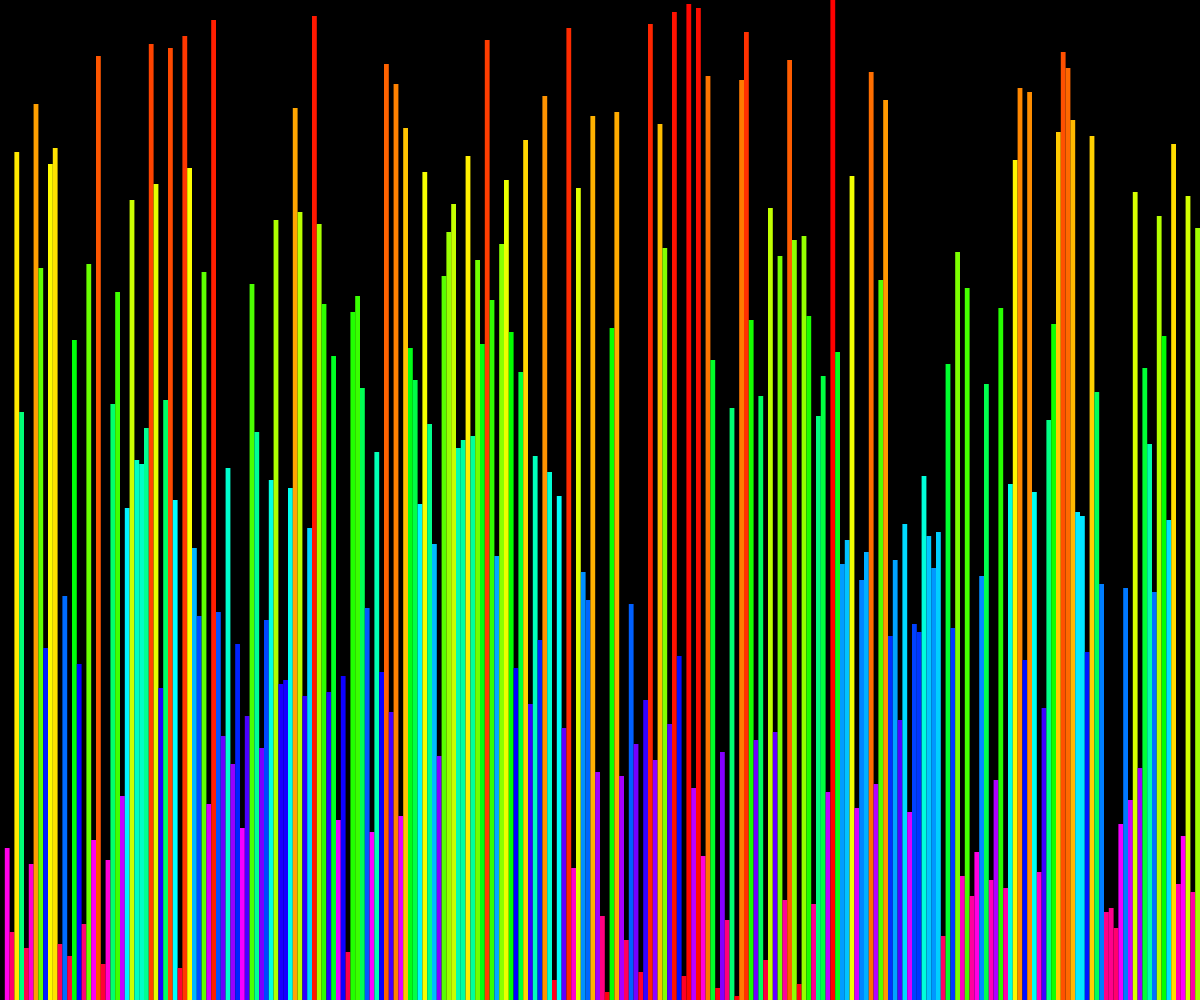
Frame 1 (no input)
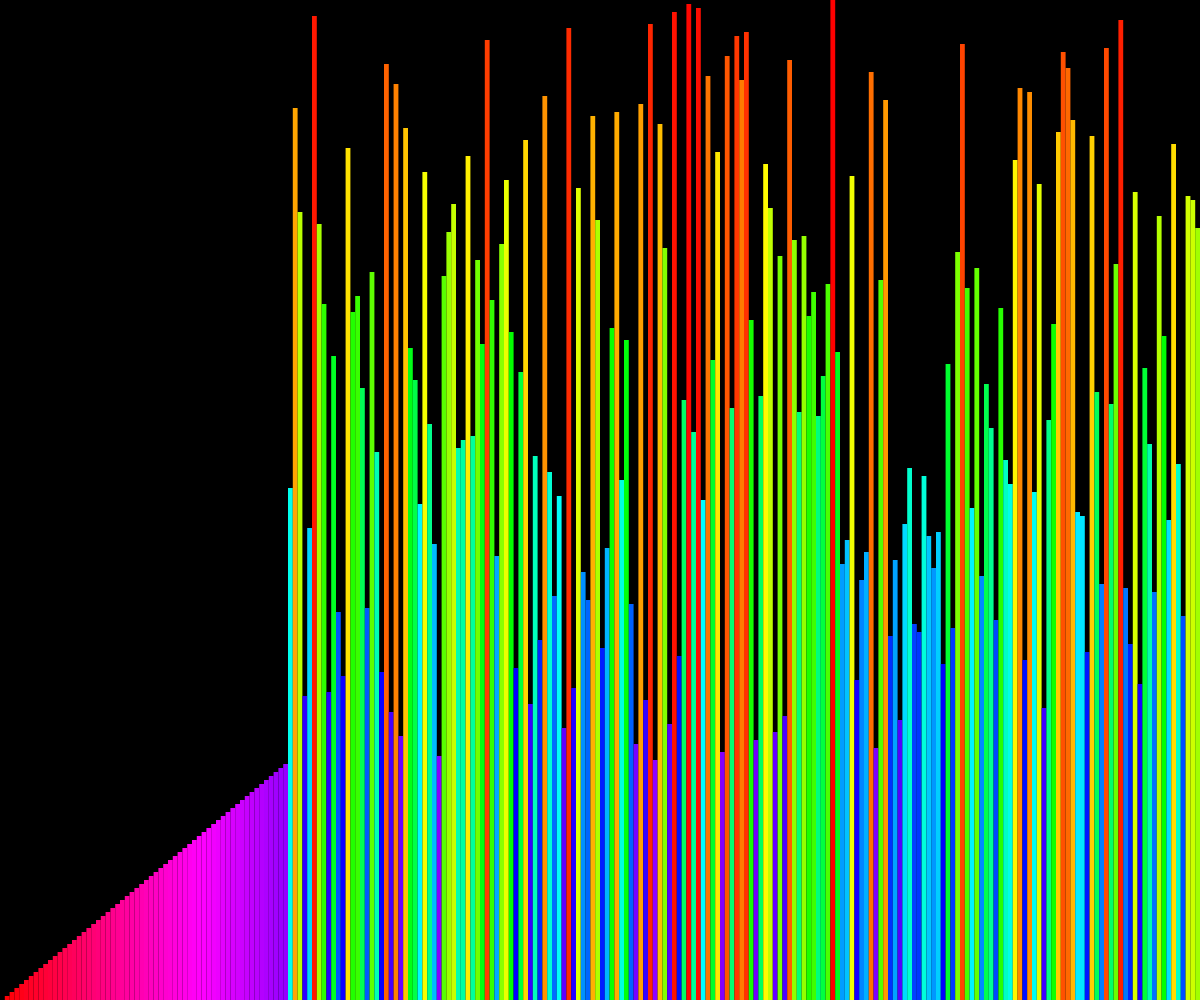
Frame 60 (no input)
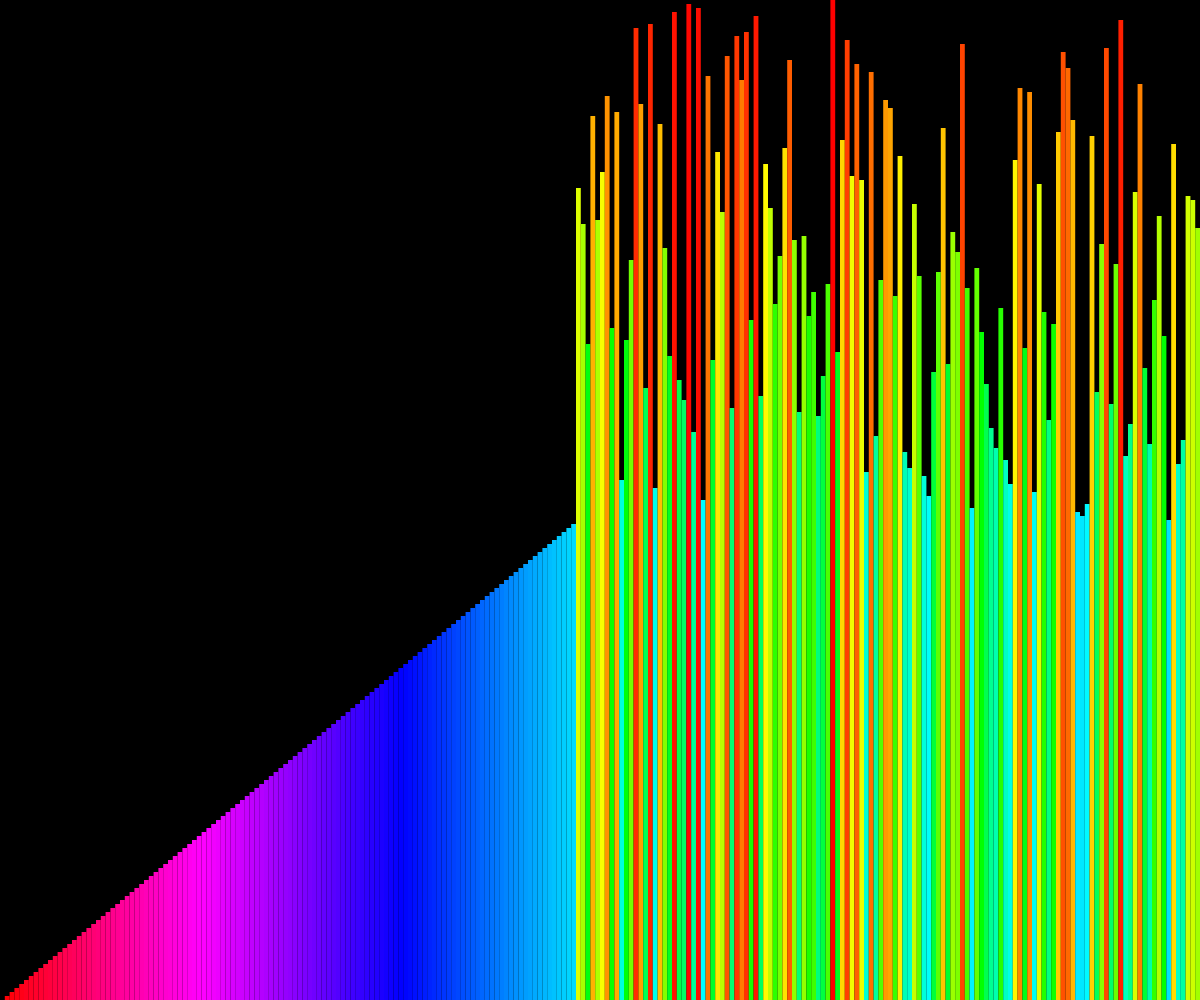
Frame 120 (the mouse pressed at the canvas centre since frame 60)

The p5.js sketch that drew these frames (run headless with seeded random() and noise() and a simulated clock; from frame 60 on, the mouse is pressed at the canvas centre):

// p5.js sketch
// ── sketch.js
var length = 500;
var width = 500;
var items = [];
var n = 250;
var index = 0;

function setup() {
  // put setup code here
  length = windowWidth;
  width = windowHeight;
  createCanvas(windowWidth , windowHeight);
  for (var i = n; i >= 0; i--) {
    items.push(new Bar(i,i/n));
  }
  randomize(items);
  index = items.length-1;
}

function draw() {
  // put drawing code here
  createCanvas(windowWidth , windowHeight);
  if(index>=0)
  {
    var m = index;
    for (var j = index; j >= 0; j--) {
      if(items[m].height<items[j].height)
      {
        m = j;
        
      }
    }
    var temp = items[m].height;
    items[m].height = items[index].height;
    items[index].height = temp;
    
  }
  index--;
  
  noStroke();

  background('black');
  for (var i = items.length - 1; i >= 0; i--) {
    items[i].display();

  } 
}


function Bar(pos,height)
{
  this.pos = pos;
  this.height = height;

  this.move = function(newPos)
  {
    this.pos = newPos;
  }
  this.display = function ()
  {
    colorMode(HSB,100);
    fill(map(this.height*windowHeight,0,windowHeight,0,100),100,100);
    rectMode(CORNERS);
    rect(windowWidth/n*this.pos,windowHeight, windowWidth/n*this.pos+windowWidth/n,this.height*windowHeight);
  }
}
function randomize(items)
{
  for (var j = 10; j >= 0; j--) {
    for (var i = items.length - 1; i >= 0; i--) {
        index = int(random(items.length));
        var temp = items[i].height;
        items[i].height = items[index].height;
        items[index].height = temp;
  }
}

}
